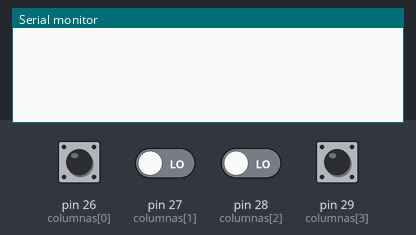
Bench run of a sketch on a simulated Arduino Mega 2560, built with avr-gcc and run on an emulated ATmega2560. Parts: the last lines printed to the serial monitor. The test bench sets the inputs (shaded band); at power-on: pin 26 (columnas[0]), pin 27 (columnas[1]), pin 28 (columnas[2]), pin 29 (columnas[3]) LOW.

Above: at 1.2 s.
1.3 s: pin 29 (columnas[3]) pulled LOW for 0.15 s
At 2.3 s:
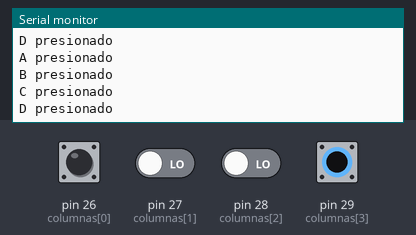
2.9 s: pin 26 (columnas[0]) pulled LOW for 0.15 s
At 4.2 s:
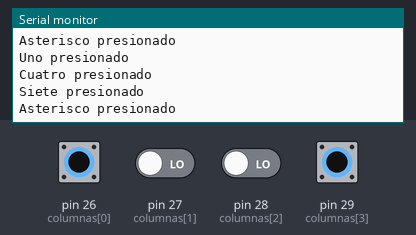

Measured:
- after the input at 1.3 s, the serial monitor: prints a new line at once (image 1)
- after the input at 2.9 s, the serial monitor: prints a new line at once (image 2)

The sketch:

Keypad.ino
```cpp
// Maquina de Estados de Lectura
#define UNO matriz[0][0]
#define DOS matriz[0][1]
#define TRES matriz[0][2]
#define CUATRO matriz[1][0]
#define CINCO matriz[1][1]
#define SEIS matriz[1][2]
#define SIETE matriz[2][0]
#define OCHO matriz[2][1]
#define NUEVE matriz[2][2]
#define CERO matriz[3][1]

#define A matriz[0][3]
#define B matriz[1][3]
#define C matriz[2][3]
#define D matriz[3][3]

#define ASTERISCO matriz[3][0]
#define NUMERAL matriz[3][2]

// Matriz
#define FILAS 4
#define COLUMNAS 4

int filas[FILAS] = {22,23,24,25};
int columnas[COLUMNAS] = {26,27,28,29};

int matriz[FILAS][COLUMNAS];

void setup()
{
  Serial.begin(9600);

  for(int i = 0; i < FILAS; i++)
  {
    pinMode(filas[i], INPUT);
  }
  for(int i = 0; i < COLUMNAS; i++)
  {
    pinMode(columnas[i], INPUT);
  }
}

void Lectura()
{
  //Numeros
  if(UNO == 0)
  {
    Serial.println("Uno presionado");
  }
  if(DOS == 0)
  {
    Serial.println("Dos presionado");
  }
  if(TRES == 0)
  {
    Serial.println("Tres presionado");
  }
  if(CUATRO == 0)
  {
    Serial.println("Cuatro presionado");
  }
  if(CINCO == 0)
  {
    Serial.println("Cinco presionado");
  }
  if(SEIS == 0)
  {
    Serial.println("Seis presionado");
  }
  if(SIETE == 0)
  {
    Serial.println("Siete presionado");
  }
  if(OCHO == 0)
  {
    Serial.println("Ocho presionado");
  }
  if(NUEVE == 0)
  {
    Serial.println("Nueve presionado");
  }
  if(CERO == 0)
  {
    Serial.println("Cero presionado");
  }

  //Letras
  if(A == 0)
  {
    Serial.println("A presionado");
  }
  if(B == 0)
  {
    Serial.println("B presionado");
  }
  if(C == 0)
  {
    Serial.println("C presionado");
  }
  if(D == 0)
  {
    Serial.println("D presionado");
  }

  //Caracteres especiales
  if(ASTERISCO == 0)
  {
    Serial.println("Asterisco presionado");
  }
  if(NUMERAL == 0)
  {
    Serial.println("Numeral presionado");
  }
}

void Matriz()
{
  for(int i = 0; i < FILAS; i++)
  {
     pinMode(filas[i], OUTPUT);
     digitalWrite(filas[i], LOW);

     for(int j = 0; j < COLUMNAS; j++)
     {
      pinMode(columnas[j], INPUT_PULLUP);
      matriz[i][j] = digitalRead(columnas[j]);
      pinMode(columnas[j], INPUT);
     }

     pinMode(filas[i], INPUT);
  }
}

void loop()
{
  Matriz();
  Lectura();

}
```
